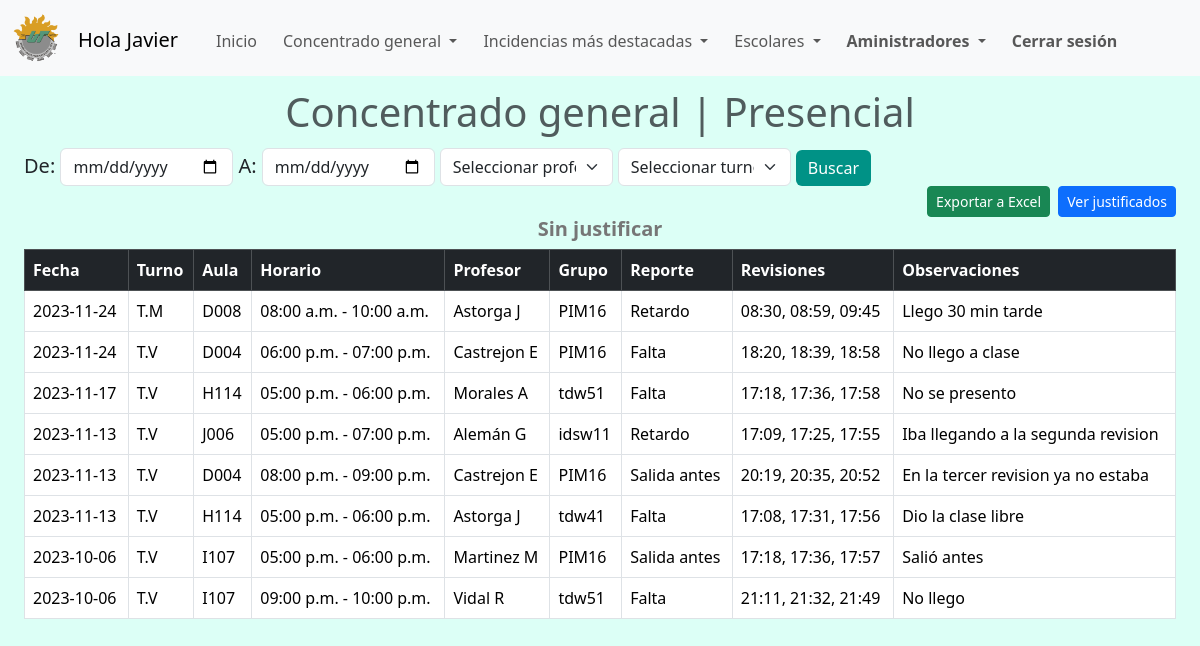
The page /layouts_admins/revisiones_all.php (signed in) on the database its author committed.
### tables this page shows
CREATE TABLE IF NOT EXISTS `revisiones` (
  `id` int NOT NULL AUTO_INCREMENT,
  `fecha` date NOT NULL,
  `turno` varchar(10) NOT NULL,
  `aula` varchar(10) DEFAULT NULL,
  `hora_inicio` varchar(10) DEFAULT NULL,
  `hora_final` varchar(10) DEFAULT NULL,
  `modalidad` varchar(50) NOT NULL,
  `profesor` int DEFAULT NULL,
  `grupo` varchar(10) DEFAULT NULL,
  `reporte` varchar(50) DEFAULT NULL,
  `revision_1` varchar(10) NOT NULL,
  `revision_2` varchar(10) NOT NULL,
  `revision_3` varchar(10) NOT NULL,
  `revision_4` varchar(10) NOT NULL,
  `observaciones` varchar(250) DEFAULT NULL,
  `justificado` varchar(2) NOT NULL,
  `comentarios` varchar(250) NOT NULL,
  PRIMARY KEY (`id`),
  KEY `profesor` (`profesor`)
);

CREATE TABLE IF NOT EXISTS `profesores` (
  `id` int NOT NULL AUTO_INCREMENT,
  `nomenclatura` varchar(100) DEFAULT NULL,
  `nombres` varchar(100) DEFAULT NULL,
  `primer_apellido` varchar(100) DEFAULT NULL,
  `segundo_apellido` varchar(100) DEFAULT NULL,
  `correo` varchar(100) DEFAULT NULL,
  `director` int DEFAULT NULL,
  PRIMARY KEY (`id`),
  KEY `director` (`director`)
);

### layouts_admins/revisiones_all.php (the view, shortened to what this page needs)
<!DOCTYPE html>
<html lang="en">
<head>
    <link href="https://cdn.jsdelivr.net/npm/bootstrap@5.3.2/dist/css/bootstrap.min.css" rel="stylesheet">
</head>
<body class="admin_background">
<?php include ("navbar.php");?>
<h1 class="h1-tittles text-muted">Concentrado general | Presencial</h1>
<div class="div-table">
  <form action="" method="POST">
    <div class="lead">
      De: <input type="date" name="buscar_date1" id="date1" class="form-control selectDateAdmin">
      A: <input type="date" name="buscar_date2" id="date2" class="form-control selectDateAdmin">
      <select class="form-select selectProfeAdmin" id="floatingSelect" aria-label="Floating label select example"  id="docente" name="c_profesor" id="profesor" onkeyup="mensajeChange();">
        <option value="">Seleccionar profesor</option>
      </select>
      <select class="form-select selectTurnoAdmin" id="floatingSelect" aria-label="Floating label select example" name="turno" id="turno">
        <option value="">Seleccionar turno</option>
      </select>
    <button type="submit" class="btn btn-primary btn-enviar-admin" name="buscar_revi" id="enviar">Buscar</button>
    </div>
  </form>
  <?php
  include ('../php/connection.php');
  if(isset($_POST['buscar_revi'])){
    ?>
    <div class="d-grid gap-2 d-md-flex justify-content-md-end">
      <a class="btn btn-primary btn-sm" href="revisiones_all2.php" role="button">Ver justificados</a>
    </div>
    <center><strong><h3 class="lead table-tittle">Sin justificar</h3></strong></center>
    <table class="table table-bordered">
    <thead class="table-dark">
      <tr>
        <th scope="col">Fecha</th>
        <th scope="col">Turno</th>
        <th scope="col">Aula</th>
        <th scope="col">Horario</th>
        <th scope="col">Profesor</th>
        <th scope="col">Grupo</th>
        <th scope="col">Reporte</th>
        <th scope="col">Revisiones</th>
        <th scope="col">Observaciones</th>
      </tr>
    </thead>
    <tbody>
    <?php
    $date_1 = $_POST['buscar_date1'];
    $date_2 = $_POST['buscar_date2'];
    $turno = $_POST['turno'];
    $profesor = $_POST['c_profesor'];
    $filtro = '';
  if($date_1 == '' AND $date_2 == '' AND $turno =='' AND $profesor ==''){$filtro;}else{
    if($date_1 !== '' AND $date_2 !== '' AND $turno =='' AND $profesor ==''){$filtro = "WHERE fecha BETWEEN '$date_1' AND '$date_2'";}
    if($date_1 == '' AND $date_2 == '' AND $turno !=='' AND $profesor ==''){$filtro = "WHERE turno = '$turno'";}
    if($date_1 == '' AND $date_2 == '' AND $turno =='' AND $profesor !==''){$filtro = "WHERE profesor = '$profesor'";}
    if($date_1 !== '' AND $date_2 !== '' AND $turno =='' AND $profesor !==''){$filtro = "WHERE fecha BETWEEN '$date_1' AND '$date_2' AND profesor = '$profesor'";}
    if($date_1 !== '' AND $date_2 !== '' AND $turno !=='' AND $profesor ==''){$filtro = "WHERE fecha BETWEEN '$date_1' AND '$date_2' AND turno = '$turno'";}
    if($date_1 == '' AND $date_2 == '' AND $turno !=='' AND $profesor !==''){$filtro = "WHERE profesor = '$profesor' AND turno = '$turno'";}
  }
    $query = "SELECT revisiones.id, revisiones.fecha, revisiones.turno, revisiones.aula, CONCAT(revisiones.hora_inicio,' - ',revisiones.hora_final) AS horario,
    profesores.nomenclatura, revisiones.grupo, revisiones.reporte, CONCAT(revisiones.revision_1,', ',revisiones.revision_2,', ',revisiones.revision_3) AS revisiones,
    revisiones.observaciones FROM revisiones
    INNER JOIN profesores ON revisiones.profesor = profesores.id $filtro AND modalidad = 'presencial' AND justificado = 'no' ORDER BY id DESC";
    $query_run = mysqli_query($connection, $query);
    if(mysqli_num_rows($query_run) > 0){
      foreach($query_run as $items){
        ?>
        <tr>
          <td><?= $items['fecha'];?></td>
          <td><?= $items['turno'];?></td>
          <td><?= $items['aula'];?></td>
          <td><?= $items['horario'];?></td>
          <td><?= $items['nomenclatura'];?></td>
          <td><?= $items['grupo'];?></td>
          <td><?= $items['reporte'];?></td>
          <td><?= $items['revisiones'];?></td>
          <td><?= $items['observaciones'];?></td>
        </tr>
        <?php
      }
    }else{
      ?>
      <tr>
        <td class="else-results" colspan="13" style="color:red;">No se encontraron resultados</td>
      </tr>
      <?php
    }
    ?>
    <?php
  }else{
    ?>
    <div class="d-grid gap-2 d-md-flex justify-content-md-end">
      <form action="../php/backend-directores.php" method="POST">
        <button type="submit" name="export_to_excel_CGPSJ" class="btn btn-success btn-sm" >Exportar a Excel</button>
      </form>
      <a class="btn btn-primary btn-sm" href="revisiones_all2.php" role="button">Ver justificados</a>
    </div>
    <center><strong><h3 class="lead table-tittle">Sin justificar</h3></strong></center>
    <table class="table table-bordered">
    <thead class="table-dark">
      <tr>
        <th scope="col">Fecha</th>
        <th scope="col">Turno</th>
        <th scope="col">Aula</th>
        <th scope="col">Horario</th>
        <th scope="col">Profesor</th>
        <th scope="col">Grupo</th>
        <th scope="col">Reporte</th>
        <th scope="col">Revisiones</th>
        <th scope="col">Observaciones</th>
      </tr>
    </thead>
    <tbody>
    <?php
    $query = "SELECT revisiones.id, revisiones.fecha, revisiones.turno, revisiones.aula, CONCAT(revisiones.hora_inicio,' - ',revisiones.hora_final) AS horario,
    profesores.nomenclatura, revisiones.grupo, revisiones.reporte, CONCAT(revisiones.revision_1,', ',revisiones.revision_2,', ',revisiones.revision_3) AS revisiones,
    revisiones.observaciones FROM revisiones
    INNER JOIN profesores ON revisiones.profesor = profesores.id WHERE modalidad = 'presencial' AND justificado = 'no' ORDER BY id DESC";
    $query_run = mysqli_query($connection, $query);
    if(mysqli_num_rows($query_run) > 0){
      foreach($query_run as $items){
        ?>
        <tr>
          <td><?= $items['fecha'];?></td>
          <td><?= $items['turno'];?></td>
          <td><?= $items['aula'];?></td>
          <td><?= $items['horario'];?></td>
          <td><?= $items['nomenclatura'];?></td>
          <td><?= $items['grupo'];?></td>
          <td><?= $items['reporte'];?></td>
          <td><?= $items['revisiones'];?></td>
          <td><?= $items['observaciones'];?></td>
        </tr>
        <?php
      }
    }else{
      ?>
      <tr>
        <td class="else-results" colspan="13" style="color:green;">Sin registros</td>
      </tr>
      <?php
    }
    ?>
    <?php
  }
  ?>
</div>
</body>
</html>

### css/style.css (style rules this page uses)
.h1-tittles { text-align: center; color: white; }
.div-table { margin-top: 1%; margin-left: 2%; margin-right: 2%; margin-bottom: 2%; }
.admin_background { background-color: #dcfff6; }
.selectDateAdmin { width: 15%; display: inline-block; }
.selectProfeAdmin { width: 15%; display: inline-block; }
.selectTurnoAdmin { width: 15%; display: inline-block; }
.btn-enviar-admin { background-color: #009286; border: #026058; display: inline-block; }
.table-tittle { font-weight: bold; color: #767676; }

### rows shown on the page
revisiones: fecha "2023-11-24", turno "T.M", aula "D008", horario "08:00 a.m. - 10:00 a.m.", profesor.nomenclatura "Astorga J", grupo "PIM16", reporte "Retardo", revisiones "08:30, 08:59, 09:45", observaciones "Llego 30 min tarde"
revisiones: fecha "2023-11-24", turno "T.V", aula "D004", horario "06:00 p.m. - 07:00 p.m.", profesor.nomenclatura "Castrejon E", grupo "PIM16", reporte "Falta", revisiones "18:20, 18:39, 18:58", observaciones "No llego a clase"
revisiones: fecha "2023-11-17", turno "T.V", aula "H114", horario "05:00 p.m. - 06:00 p.m.", profesor.nomenclatura "Morales A", grupo "tdw51", reporte "Falta", revisiones "17:18, 17:36, 17:58", observaciones "No se presento"
revisiones: fecha "2023-11-13", turno "T.V", aula "J006", horario "05:00 p.m. - 07:00 p.m.", profesor.nomenclatura "Alemán G", grupo "idsw11", reporte "Retardo", revisiones "17:09, 17:25, 17:55", observaciones "Iba llegando a la segunda revision"
revisiones: fecha "2023-11-13", turno "T.V", aula "D004", horario "08:00 p.m. - 09:00 p.m.", profesor.nomenclatura "Castrejon E", grupo "PIM16", reporte "Salida antes", revisiones "20:19, 20:35, 20:52", observaciones "En la tercer revision ya no estaba"
revisiones: fecha "2023-11-13", turno "T.V", aula "H114", horario "05:00 p.m. - 06:00 p.m.", profesor.nomenclatura "Astorga J", grupo "tdw41", reporte "Falta", revisiones "17:08, 17:31, 17:56", observaciones "Dio la clase libre"
revisiones: fecha "2023-10-06", turno "T.V", aula "I107", horario "05:00 p.m. - 06:00 p.m.", profesor.nomenclatura "Martinez M", grupo "PIM16", reporte "Salida antes", revisiones "17:18, 17:36, 17:57", observaciones "Salió antes"
revisiones: fecha "2023-10-06", turno "T.V", aula "I107", horario "09:00 p.m. - 10:00 p.m.", profesor.nomenclatura "Vidal R", grupo "tdw51", reporte "Falta", revisiones "21:11, 21:32, 21:49", observaciones "No llego"

### other values the page prints
$_SESSION['usuario']." " "Javier"
